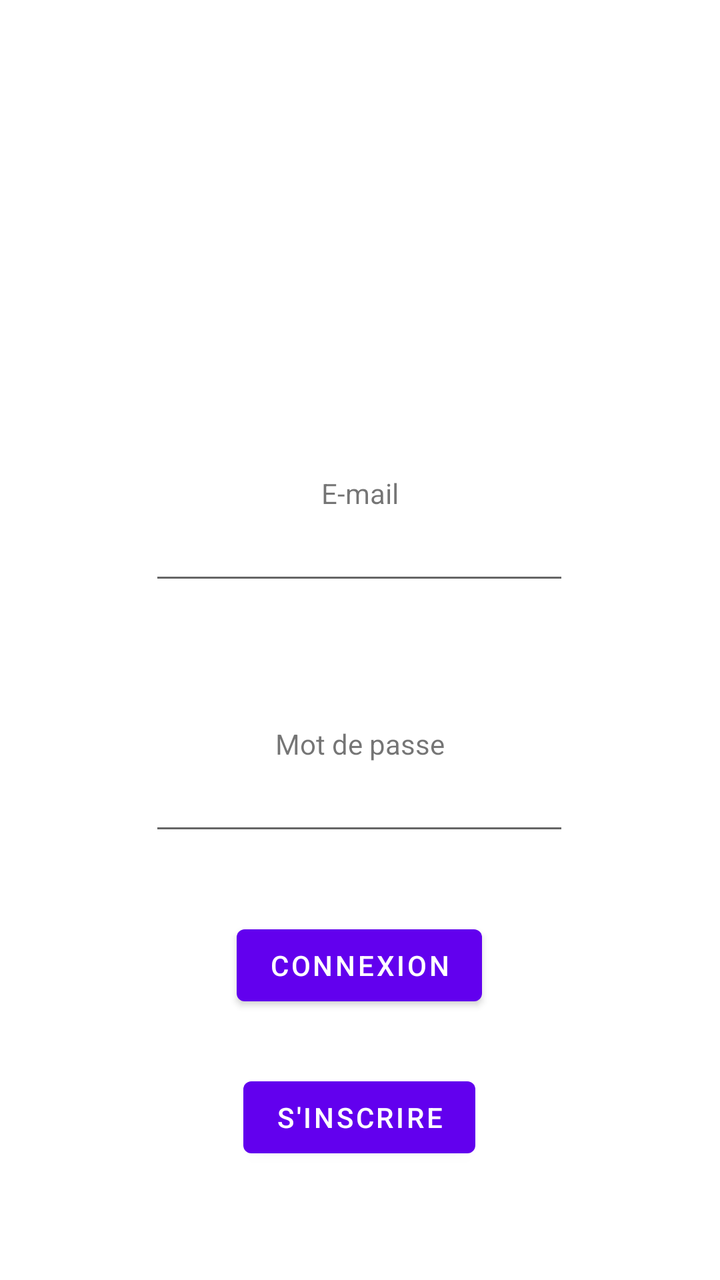
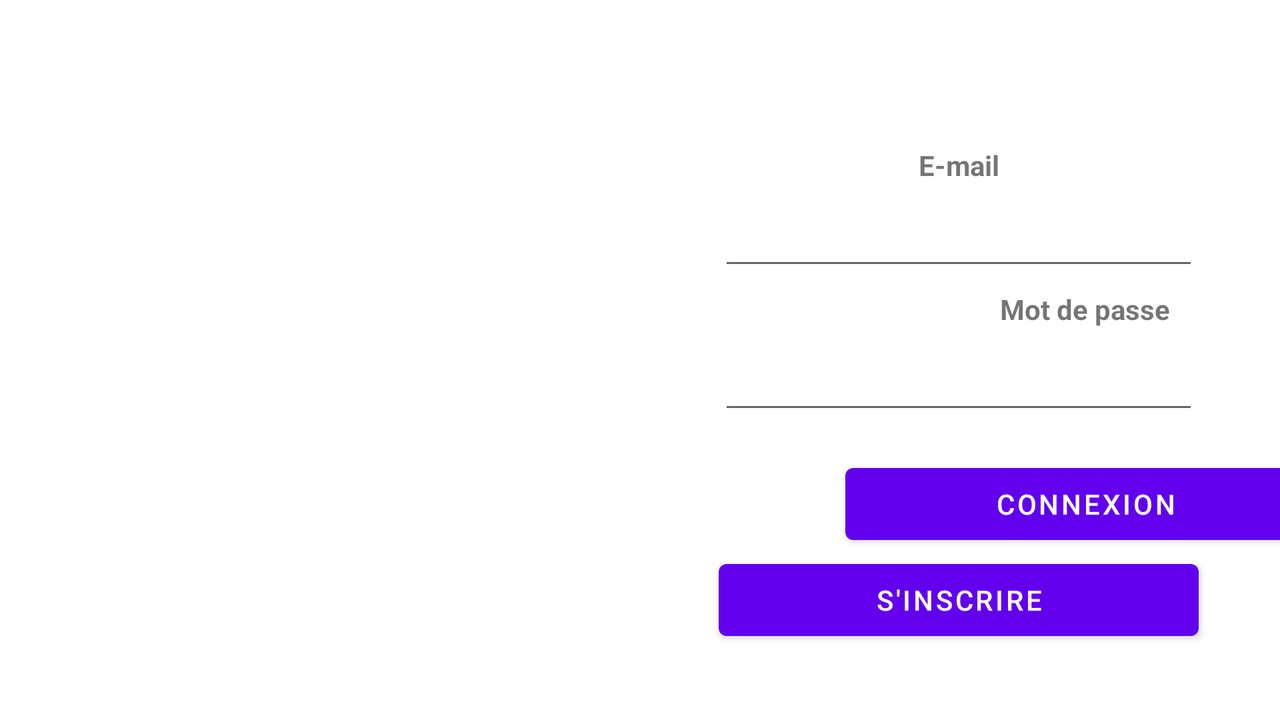

The same Android screen from two of the app's own layout files: first res/layout/ as a phone draws it, then the repository's variant for another configuration, drawn on a device whose configuration selects that folder. Both files follow.
<!-- AndroidManifest.xml: application theme Theme.Zoeken -->
<!-- res/layout/activity_page_connexion.xml -->
<?xml version="1.0" encoding="utf-8"?>
<androidx.constraintlayout.widget.ConstraintLayout xmlns:android="http://schemas.android.com/apk/res/android"
    xmlns:app="http://schemas.android.com/apk/res-auto"
    xmlns:tools="http://schemas.android.com/tools"
    android:layout_width="match_parent"
    android:layout_height="match_parent"
    tools:context=".PageConnexion">

    <EditText
        android:id="@+id/username"
        android:layout_width="wrap_content"
        android:layout_height="wrap_content"
        android:layout_marginTop="256dp"
        android:ems="10"
        android:inputType="textEmailAddress"
        app:layout_constraintEnd_toEndOf="parent"
        app:layout_constraintHorizontal_bias="0.497"
        app:layout_constraintStart_toStartOf="parent"
        app:layout_constraintTop_toTopOf="parent" />

    <EditText
        android:id="@+id/password"
        android:layout_width="wrap_content"
        android:layout_height="wrap_content"
        android:layout_marginTop="84dp"
        android:ems="10"
        android:inputType="textPassword"
        app:layout_constraintEnd_toEndOf="parent"
        app:layout_constraintHorizontal_bias="0.497"
        app:layout_constraintStart_toStartOf="parent"
        app:layout_constraintTop_toBottomOf="@+id/username" />

    <Button
        android:id="@+id/btn_connexion"
        android:layout_width="wrap_content"
        android:layout_height="wrap_content"
        android:layout_marginTop="36dp"
        android:text="@string/connexion"
        app:layout_constraintEnd_toEndOf="parent"
        app:layout_constraintHorizontal_bias="0.498"
        app:layout_constraintStart_toStartOf="parent"
        app:layout_constraintTop_toBottomOf="@+id/password" />

    <Button
        android:id="@+id/button4"
        android:layout_width="wrap_content"
        android:layout_height="wrap_content"
        android:layout_marginTop="28dp"
        android:text="@string/inscription"
        app:layout_constraintEnd_toEndOf="parent"
        app:layout_constraintHorizontal_bias="0.498"
        app:layout_constraintStart_toStartOf="parent"
        app:layout_constraintTop_toBottomOf="@+id/btn_connexion" />

    <TextView
        android:id="@+id/textView"
        android:layout_width="wrap_content"
        android:layout_height="wrap_content"
        android:text="@string/email"
        app:layout_constraintBottom_toTopOf="@+id/username"
        app:layout_constraintEnd_toEndOf="parent"
        app:layout_constraintStart_toStartOf="parent" />

    <TextView
        android:id="@+id/textView2"
        android:layout_width="wrap_content"
        android:layout_height="wrap_content"
        android:text="@string/mdp"
        app:layout_constraintBottom_toTopOf="@+id/password"
        app:layout_constraintEnd_toEndOf="parent"
        app:layout_constraintStart_toStartOf="parent" />
</androidx.constraintlayout.widget.ConstraintLayout>
<!-- resources referenced by this layout -->
<resources>
  <string name="connexion">Connexion</string>
  <string name="email">E-mail</string>
  <string name="inscription">S\'inscrire</string>
  <string name="mdp">Mot de passe</string>
  <style name="Theme.Zoeken" parent="Theme.MaterialComponents.DayNight.DarkActionBar">
          
          <item name="colorPrimary">@color/purple_500</item>
          <item name="colorPrimaryVariant">@color/purple_700</item>
          <item name="colorOnPrimary">@color/white</item>
          
          <item name="colorSecondary">@color/teal_200</item>
          <item name="colorSecondaryVariant">@color/teal_700</item>
          <item name="colorOnSecondary">@color/black</item>
          
          <item name="android:statusBarColor">?attr/colorPrimaryVariant</item>
          
      </style>
  <color name="purple_500">#FF6200EE</color>
  <color name="purple_700">#FF3700B3</color>
  <color name="white">#FFFFFFFF</color>
  <color name="teal_200">#FF03DAC5</color>
  <color name="teal_700">#FF018786</color>
  <color name="black">#FF000000</color>
</resources>
<!-- res/layout-land/activity_page_connexion.xml (the repository's variant of the layout above) -->
<!-- drawn on the phone turned sideways -->
<?xml version="1.0" encoding="utf-8"?>
<androidx.constraintlayout.widget.ConstraintLayout xmlns:android="http://schemas.android.com/apk/res/android"
    xmlns:app="http://schemas.android.com/apk/res-auto"
    xmlns:tools="http://schemas.android.com/tools"
    android:layout_width="match_parent"
    android:layout_height="match_parent"
    tools:context=".PageConnexion">

    <ImageView
        android:id="@+id/imageView"
        android:layout_width="376dp"
        android:layout_height="346dp"
        android:layout_marginEnd="104dp"
        app:layout_constraintBottom_toBottomOf="parent"
        app:layout_constraintEnd_toStartOf="@+id/btn_connexion"
        app:layout_constraintTop_toTopOf="parent"
        app:layout_constraintVertical_bias="0.492"
        app:srcCompat="@drawable/zoeken_transparent" />

    <Button
        android:id="@+id/btn_connexion"
        android:layout_width="240dp"
        android:layout_height="48dp"
        android:layout_marginTop="16dp"
        android:text="@string/connexion"
        app:layout_constraintEnd_toEndOf="parent"
        app:layout_constraintStart_toStartOf="@+id/guideline2"
        app:layout_constraintTop_toBottomOf="@+id/et_connexion_mdp" />

    <TextView
        android:id="@+id/tv_connexion_mdp"
        android:layout_width="wrap_content"
        android:layout_height="wrap_content"
        android:text="@string/mdp"
        android:textStyle="bold"
        app:layout_constraintBottom_toTopOf="@+id/et_connexion_mdp"
        app:layout_constraintEnd_toEndOf="parent"
        app:layout_constraintStart_toStartOf="@+id/guideline2" />

    <EditText
        android:id="@+id/et_connexion_mdp"
        android:layout_width="240dp"
        android:layout_height="48dp"
        android:layout_marginTop="24dp"
        android:autofillHints=""
        android:ems="10"
        android:inputType="textPassword"
        android:minHeight="48dp"
        app:layout_constraintEnd_toEndOf="parent"
        app:layout_constraintStart_toEndOf="@+id/imageView"
        app:layout_constraintTop_toBottomOf="@+id/et_connexion_email"
        tools:ignore="SpeakableTextPresentCheck" />

    <EditText
        android:id="@+id/et_connexion_email"
        android:layout_width="240dp"
        android:layout_height="48dp"
        android:layout_marginTop="92dp"
        android:autofillHints=""
        android:ems="10"
        android:inputType="textEmailAddress"
        android:minHeight="48dp"
        app:layout_constraintEnd_toEndOf="parent"
        app:layout_constraintHorizontal_bias="0.502"
        app:layout_constraintStart_toEndOf="@+id/imageView"
        app:layout_constraintTop_toTopOf="parent"
        tools:ignore="SpeakableTextPresentCheck" />

    <TextView
        android:id="@+id/tv_connexion_email"
        android:layout_width="wrap_content"
        android:layout_height="wrap_content"
        android:text="@string/email"
        android:textStyle="bold"
        app:layout_constraintBottom_toTopOf="@+id/et_connexion_email"
        app:layout_constraintEnd_toEndOf="parent"
        app:layout_constraintStart_toEndOf="@+id/imageView" />

    <Button
        android:id="@+id/btn_inscription"
        android:layout_width="240dp"
        android:layout_height="48dp"
        android:text="@string/inscription"
        app:layout_constraintEnd_toEndOf="parent"
        app:layout_constraintStart_toEndOf="@+id/imageView"
        app:layout_constraintTop_toBottomOf="@+id/btn_connexion" />

    <androidx.constraintlayout.widget.Guideline
        android:id="@+id/guideline2"
        android:layout_width="wrap_content"
        android:layout_height="wrap_content"
        android:orientation="vertical"
        app:layout_constraintGuide_begin="445dp" />

</androidx.constraintlayout.widget.ConstraintLayout>
